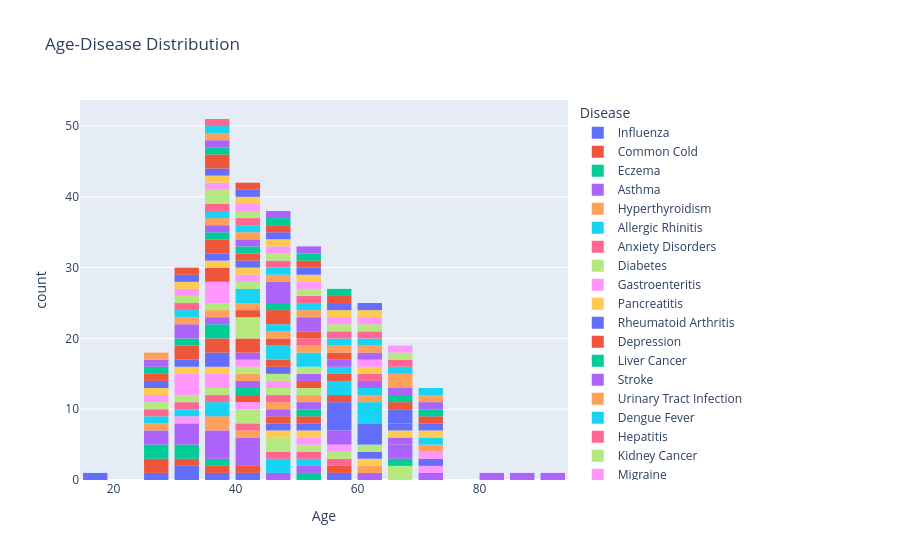

This figure's notebook cell:
### Code cell
fig = px.histogram(data, 
             x = 'Age',  
             title='Age-Disease Distribution',
             color= 'Disease'
                  )
fig.update_layout(bargap=0.2)

fig.show()
